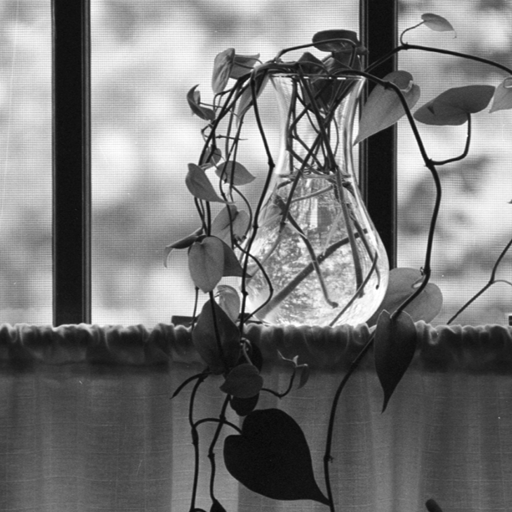
%> input picture CEG7580/Project5/F6_30(a)(Vase).tif, 512 x 512 px; the run also reads 1 picture not shown here
$ octave --eval "main;"   (GNU Octave 9; MATLAB toolbox functions it lacks are replaced by stand-ins)
%> lines starting %> are read from the running program, lines starting %| are printed output that depends on the picture
% Project 5
% CEG 7850 - Digital Image Processing
% Alex Reigle

function [] = main()
path = pwd;

% Problem 2: One-Dimensional Discrete Wavelet Transforms
% Using the function f(x) = {1, 4, -3, 0} from example 7.19 (pg. 512)
% Write a program to compute a j-scale DWT and IDWT using Haar wavelets

f = [1, 4, -3 0];

[j1_DWT_1D, j1_iDWT_1D] = haarWavelet1D(f,1);
[j2_DWT_1D, j2_iDWT_1D] = haarWavelet1D(f,2);
[j3_DWT_1D, j3_iDWT_1D] = haarWavelet1D(f,3);
[j4_DWT_1D, j4_iDWT_1D] = haarWavelet1D(f,4);

msgbox({'Scale:';['J=1','  DWT: ', num2str(j1_DWT_1D)]; ...
                 ['J=2','  DWT: ', num2str(j2_DWT_1D)]; ...
                 ['J=3','  DWT: ', num2str(j3_DWT_1D)]; ...
                 ['J=4','  DWT: ', num2str(j4_DWT_1D)]; '';...
        'All iDWT are equal.'; ['iDWT: ', num2str(j1_iDWT_1D)]}, 'Problem 1 Solution');

% Problem 3: Two-Dimensional Wavelet Transforms
% Preform a 2D j-scale (j = 1,2,3) DWT and iDWT on the image from Figure
% 7.30a  to recreate fig. 7.30(a-d) (pg. 523) from the text book.

im6_30aVase_path = [path, filesep, 'F6_30(a)(Vase).tif'];
im6_30aVase = imread(im6_30aVase_path);
%> im6_30aVase is the input picture: size 512x512 uint8; min 6, max 255, mean 118.2

im6_30aVase = cast(im6_30aVase, 'double');
%> im6_30aVase: size 512x512 double

[j1_DWT_2D, j1_vDWT, j1_hDWT, j1_dDWT, j1_iDWT_2D] = haarWavelet2D(im6_30aVase,1);
%> in haarWavelet2D, `[DWT, S] = wavedec2(image, J, 'haar');`: S = [256 256; 256 256; 512 512]
%> in haarWavelet2D, `imageRange = max(max(image))-min(min(image));`: imageRange = 249
%> in scalePixelValues, `imageProcRange = max(max(imageProccessed)) - min(min(imageProccessed));`: imageProcRange = 251
[j2_DWT_2D, j2_vDWT, j2_hDWT, j2_dDWT, j2_iDWT_2D] = haarWavelet2D(im6_30aVase,2);
%> call 2 of haarWavelet2D, with J = 2
%> in haarWavelet2D (call 2), `[DWT, S] = wavedec2(image, J, 'haar');`: S = [128 128; 128 128; 256 256; 512 512]
%> in haarWavelet2D (call 2), `apprDWT = appcoef2(DWT, S, 'haar', J);`:
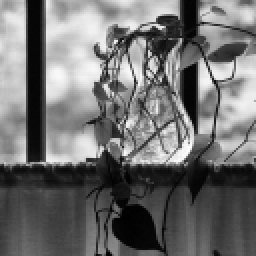
%> apprDWT: size 128x128 double (shown 2 times larger); min 48, max 1012.5, mean 472.8; drawn with min black and max white
[j3_DWT_2D, j3_vDWT, j3_hDWT, j3_dDWT, j3_iDWT_2D] = haarWavelet2D(im6_30aVase,3);
%> call 3 of haarWavelet2D, with J = 3
%> in haarWavelet2D (call 3), `[DWT, S] = wavedec2(image, J, 'haar');`: S = [64 64; 64 64; 128 128; 256 256; 512 512]
%> in haarWavelet2D (call 3), `[horzDWT, vertDWT, diagDWT] = detcoef2('all', DWT, S, J);`:
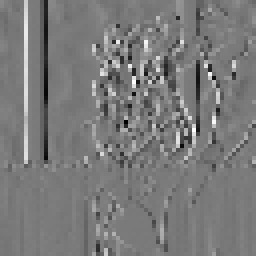
%> vertDWT: size 64x64 double (shown 4 times larger); min -592.5, max 640.9, mean -0.2; drawn with min black and max white
%> in haarWavelet2D (call 3), `apprDWT = appcoef2(DWT, S, 'haar', J);`:
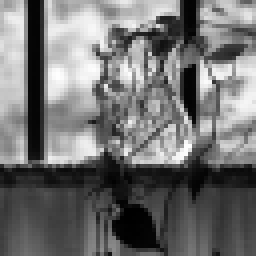
%> apprDWT: size 64x64 double (shown 4 times larger); min 109.3, max 1976.4, mean 945.5; drawn with min black and max white

% This figure will show the reconstructed 2D-DWT approximatation (i.e. only
% the parts of Fig. 7.30 that look like the real image)
figure(3);
subplot(2,2,1);     imshow(cast(im6_30aVase, 'uint8'));   title('Original Image');
subplot(2,2,2);     imshow(cast(j1_DWT_2D, 'uint8'));     title('One-Scale Haar 2D-DWT');
subplot(2,2,3);     imshow(cast(j2_DWT_2D, 'uint8'));     title('Two-Scale Haar 2D-DWT');
subplot(2,2,4);     imshow(cast(j3_DWT_2D, 'uint8'));     title('Three-Scale Haar 2D-DWT');

% This is a direct recreatation of Fig. 7.30 from the text.
im7_30a = im6_30aVase;

im7_30b = im7_30a;
im7_30b(257:end,1:256)   = j1_vDWT;
im7_30b(1:256,257:end)   = j1_hDWT;
im7_30b(257:end,257:end) = j1_dDWT;
im7_30b(1:256,1:256)     = j1_DWT_2D;
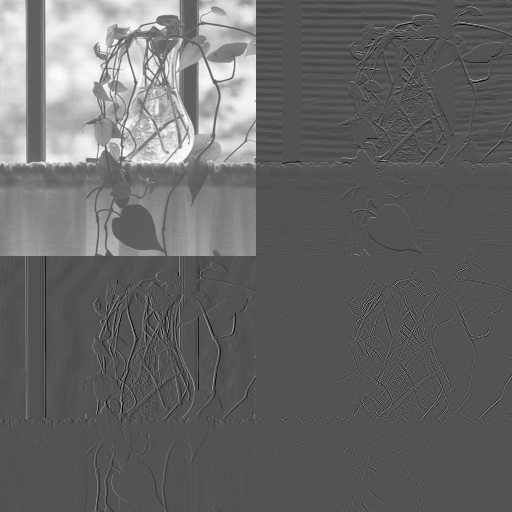
%> im7_30b: size 512x512 double; min -125.3, max 258.4, mean 30; drawn with min black and max white

im7_30c = im7_30b;
im7_30c(129:256,1:128)   = j2_vDWT;
im7_30c(1:128,129:256)   = j2_hDWT;
im7_30c(129:256,129:256) = j2_dDWT;
im7_30c(1:128,1:128)     = j2_DWT_2D;

im7_30d = im7_30c;
im7_30d(65:128,1:64)     = j3_vDWT;
im7_30d(1:64,65:128)     = j3_hDWT;
im7_30d(65:128,65:128)   = j3_dDWT;
im7_30d(1:64,1:64)       = j3_DWT_2D;
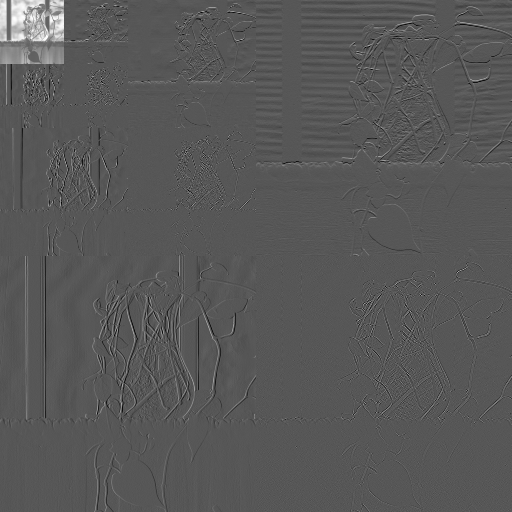
%> im7_30d: size 512x512 double; min -136.7, max 263.6, mean 2; drawn with min black and max white

im7_30b = quantize(im7_30b);
%> in quantize, `imageOut = 0.*image;`: imageOut: size 512x512 double; every value is 0
%> after the loop in quantize, `for i = 1:size(image,1)`:
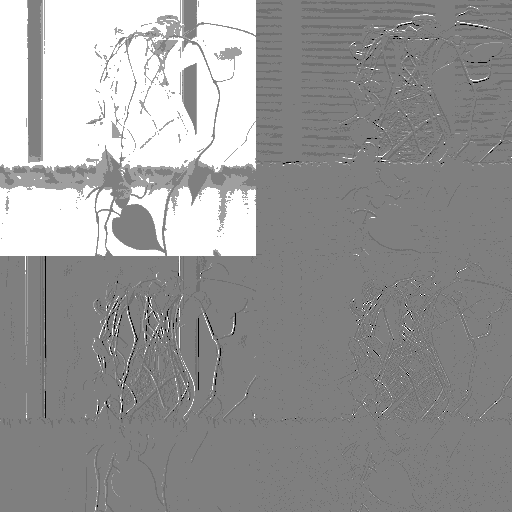
%> imageOut: size 512x512 double; min 0, max 256, mean 152.3; drawn with min black and max white
im7_30c = quantize(im7_30c);
%> in quantize (call 2), `imageOut = 0.*image;`: imageOut: size 512x512 double; every value is 0
%> after the loop in quantize (call 2), `for i = 1:size(image,1)`:
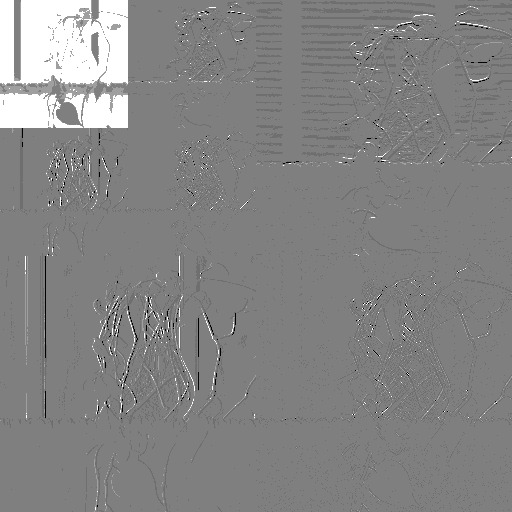
%> imageOut: size 512x512 double; min 0, max 256, mean 133.4; drawn with min black and max white
im7_30d = quantize(im7_30d);

im7_30b(1:256,1:256)     = j1_DWT_2D;
im7_30c(1:128,1:128)     = j2_DWT_2D;
im7_30d(1:64,1:64)       = j3_DWT_2D;

figure(31);
subplot(2,2,1);     imshow(cast(im7_30a, 'uint8'));   title('Original Image');
subplot(2,2,2);     imshow(cast(im7_30b, 'uint8'));   title('One-Scale Haar 2D-DWT');
subplot(2,2,3);     imshow(cast(im7_30c, 'uint8'));   title('Two-Scale Haar 2D-DWT');
subplot(2,2,4);     imshow(cast(im7_30d, 'uint8'));   title('Three-Scale Haar 2D-DWT');

% Problem 4: Wavelet Transform Modifications
% Reduce image 4.40a to 512x512 pixels.
im4_40a_path = [path, filesep, 'Fig0440(a)(testpattern) (1).tif'];
im4_40a = imread(im4_40a_path);

temp = zeros(512,512);
for i = 1:size(temp,1)
    for ii = 1:size(temp,2)
        temp(i,ii) = im4_40a(2*i, 2*ii);
    end
end
im4_40a = temp;

% (a) Zero the approximation coefficients generated by 2D Harr DWT and
%     reconstruct the image to note the differences
[p4a_j1_apprDWT, p4a_j1_vertDWT, p4a_j1_horzDWT, p4a_j1_diagDWT, p4a_j1_iDWT] = haarWavelet2D(im4_40a, 1);
    p4a_j1_zReconst = idwt2(0.*p4a_j1_apprDWT, p4a_j1_vertDWT, p4a_j1_horzDWT, p4a_j1_diagDWT, 'haar');

[p4a_j2_apprDWT, p4a_j2_vertDWT, p4a_j2_horzDWT, p4a_j2_diagDWT, p4a_j2_iDWT] = haarWavelet2D(im4_40a, 2);
    p4a_j2_zReconst = idwt2(0.*p4a_j2_apprDWT, p4a_j2_vertDWT, p4a_j2_horzDWT, p4a_j2_diagDWT, 'haar');

[p4a_j3_apprDWT, p4a_j3_vertDWT, p4a_j3_horzDWT, p4a_j3_diagDWT, p4a_j3_iDWT] = haarWavelet2D(im4_40a, 3);
    p4a_j3_zReconst = idwt2(0.*p4a_j3_apprDWT, p4a_j3_vertDWT, p4a_j3_horzDWT, p4a_j3_diagDWT, 'haar');

[p4a_j4_apprDWT, p4a_j4_vertDWT, p4a_j4_horzDWT, p4a_j4_diagDWT, p4a_j4_iDWT] = haarWavelet2D(im4_40a, 4);
    p4a_j4_zReconst = idwt2(0.*p4a_j4_apprDWT, p4a_j4_vertDWT, p4a_j4_horzDWT, p4a_j4_diagDWT, 'haar');

[p4a_j5_apprDWT, p4a_j5_vertDWT, p4a_j5_horzDWT, p4a_j5_diagDWT, p4a_j5_iDWT] = haarWavelet2D(im4_40a, 5);
    p4a_j5_zReconst = idwt2(0.*p4a_j5_apprDWT, p4a_j5_vertDWT, p4a_j5_horzDWT, p4a_j5_diagDWT, 'haar');

[p4a_j6_apprDWT, p4a_j6_vertDWT, p4a_j6_horzDWT, p4a_j6_diagDWT, p4a_j6_iDWT] = haarWavelet2D(im4_40a, 6);
%> p4a_j6_apprDWT = [684.3 679.9 633.5 669.9 549.3 661.2 554.1 498.9; 699.4 711.9 671.2 540.1 582.5 704.3 630.8 577.6; 686.7 631 644.4 516.3 551.3 750.5 753.9 730; 608.7 553.2 562.3 545.4 615.7 742.2 742.6 724.1; 630.8 590.5 599.8 586.9 636.8 704.8 719.2 706.2; 672.1 589 574.6 595.5 675 678.1 681.2 690.3; 657.2 590 603.7 579.4 632.2 625.4 649.2 613; 681.3 661.3 626.8 634.4 611.8 565.4 616.1 618.1]; p4a_j6_vertDWT = [4.99 -17.33 -59.5 -26.24 -64.68 5.63 117.2 -137.8; -0.0135 0.0872 -16.67 13.54 -67.71 1.05 80.44 -83.88; 11.29 28.84 26.84 -9.11 -136.1 1.47 -1.95 23.39; 69.63 -15.34 -73.16 -32.08 -76.59 1.18 -1.27 17.96; 45.99 -10.07 -16.56 9.76 -54.09 1.25 1.95 6.03; 18.3 5.21 -6.19 -8.22 -19.11 -3.32 3.7 -7.79; 30.96 0.621 -1.88 -13.76 -58.89 25.34 39.59 -77.82; 6.79 -24.77 -27.16 -41.73 -62.44 -0.586 74.18 -67.72]; p4a_j6_horzDWT = [12.45 16 54.22 24.25 123.5 31.39 93.6 127.3; -0.005 -21.74 -15.05 105.9 -41.1 -46.18 -108.1 -127.7; 4.15 -1.66 41.12 -6.23 3.58 15.94 15.07 10.23; -44.04 -79.76 -83.71 -83.4 -42.74 10.59 8.87 8.12; 25.59 46.05 39.05 52.28 29.03 -0.9 -0.901 -1.38; -22.46 19.07 44.73 14.6 -18.95 1.15 1.1 0.612; -11.94 -23.86 -1.03 -18.41 14.79 55.41 17.85 56.12; -8.67 -22.46 -46.89 -43.86 -62.06 -102.2 -57.91 -61.27]; p4a_j6_diagDWT = [-6.02 20.77 71.24 31.43 77.52 -6.75 -106.7 127.4; -0.00162 -15.21 -30.5 -48.77 -5 -0.321 98.45 -127.6; -5.37 12.24 -32.84 48.61 3.14 -1.45 -2.27 11.93; 53.59 -1.45 -81.64 -51.75 -56.16 0.615 -0.636 7.8; -24.96 -1.6 10.91 -4.22 34.35 -0.581 -1.29 -0.9; 21.96 -15.37 -8.54 15.95 -24.38 4.89 -2.33 1.36; 23.3 -13.87 -1.6 19.75 19.19 -31.51 -29.25 71.58; 4.8 -18.78 -20.47 -37.52 -67.22 4.5 75.05 -76.45]
    p4a_j6_zReconst = idwt2(0.*p4a_j6_apprDWT, p4a_j6_vertDWT, p4a_j6_horzDWT, p4a_j6_diagDWT, 'haar');

[p4a_j7_apprDWT, p4a_j7_vertDWT, p4a_j7_horzDWT, p4a_j7_diagDWT, p4a_j7_iDWT] = haarWavelet2D(im4_40a, 7);
%> p4a_j7_apprDWT = [1026.9 930.4 924 836.8; 917.5 839.3 984.1 1091.8; 918.5 872.1 997 1034.9; 958.3 904.4 900.9 923.7]; p4a_j7_vertDWT = [-4.38 51.3 -126.5 58.71; 60.21 78.58 -176.4 22.97; 66.82 -4.34 -38.55 2.05; 47.24 9.02 28.85 18.47]; p4a_j7_horzDWT = [-38.58 75.42 -62.49 -127.4; 127.6 43.44 -45.95 14.03; -32.56 13.66 -9.42 44.17; -78.16 -64.03 65.78 22.95]; p4a_j7_diagDWT = [15.49 -153.3 8.95 1.77; 0.122 101.7 -66.52 4.99; -39.11 30.97 -59.4 20.18; 43.27 29.11 -36.22 34.99]
    p4a_j7_zReconst = idwt2(0.*p4a_j7_apprDWT, p4a_j7_vertDWT, p4a_j7_horzDWT, p4a_j7_diagDWT, 'haar');
%> p4a_j7_zReconst = [-13.74 9.36 -13.29 64.59 -90.04 -36.5 -33.44 92.15; -24.84 29.23 88.71 -140 27.55 98.99 -93.92 35.21; 93.99 -33.78 111.9 -33.28 -144.4 -31.98 20.99 1.97; 33.65 -93.86 -68.42 -10.15 98.5 77.93 -6.97 -16; -2.43 69.24 20.14 -24.48 -53.69 15.14 33.2 -31.15; -30.13 -36.69 -6.48 10.82 44.27 -5.72 10.97 -13.02; 6.18 41.07 -12.95 21.97 29.2 -0.355 38.21 -19.74; -84.34 37.09 -51.08 42.06 36.58 -65.42 -15.26 -3.22]

[p4a_j8_apprDWT, p4a_j8_vertDWT, p4a_j8_horzDWT, p4a_j8_diagDWT, p4a_j8_iDWT] = haarWavelet2D(im4_40a, 8);
%> p4a_j8_apprDWT = [4660.9 4814.6; 4584.5 4839.5]; p4a_j8_vertDWT = [189.3 -22.05; 108.7 -65.72]; p4a_j8_horzDWT = [97.88 -153.8; -35.2 101.2]; p4a_j8_diagDWT = [22.3 236.7; -8.99 -18.29]
    p4a_j8_zReconst = idwt2(0.*p4a_j8_apprDWT, p4a_j8_vertDWT, p4a_j8_horzDWT, p4a_j8_diagDWT, 'haar');
%> p4a_j8_zReconst = [154.7 34.55 30.43 -52.48; -56.85 -132.4 -184.2 206.3; 32.26 76.45 8.6 -74.31; -67.47 -41.25 92.6 -26.88]

[p4a_j9_apprDWT, p4a_j9_vertDWT, p4a_j9_horzDWT, p4a_j9_diagDWT, p4a_j9_iDWT] = haarWavelet2D(im4_40a, 9);
%> p4a_j9_apprDWT = Inf; p4a_j9_vertDWT = -Inf; p4a_j9_horzDWT = Inf; p4a_j9_diagDWT = Inf
    p4a_j9_zReconst = idwt2(0.*p4a_j9_apprDWT, p4a_j9_vertDWT, p4a_j9_horzDWT, p4a_j9_diagDWT, 'haar');
%> p4a_j9_zReconst = [NaN NaN; NaN NaN]

figure(41);
subplot(3,3,1); imshow(cast(p4a_j1_zReconst, 'uint8')); title('P4(a): J=1');
subplot(3,3,2); imshow(cast(p4a_j2_zReconst, 'uint8')); title('P4(a): J=2');
subplot(3,3,3); imshow(cast(p4a_j3_zReconst, 'uint8')); title('P4(a): J=3');
subplot(3,3,4); imshow(cast(p4a_j4_zReconst, 'uint8')); title('P4(a): J=4');
subplot(3,3,5); imshow(cast(p4a_j5_zReconst, 'uint8')); title('P4(a): J=5');
subplot(3,3,6); imshow(cast(p4a_j6_zReconst, 'uint8')); title('P4(a): J=6');
subplot(3,3,7); imshow(cast(p4a_j7_zReconst, 'uint8')); title('P4(a): J=7');
subplot(3,3,8); imshow(cast(p4a_j8_zReconst, 'uint8')); title('P4(a): J=8');
subplot(3,3,9); imshow(cast(p4a_j9_zReconst, 'uint8')); title('P4(a): J=9');

% (b) Zero the horizontal coefficients generated by 2D Harr DWT and
%     reconstruct the image to note the differences
[p4b_j1_apprDWT, p4b_j1_vertDWT, p4b_j1_horzDWT, p4b_j1_diagDWT, p4b_j1_iDWT] = haarWavelet2D(im4_40a, 1);
    p4b_j1_zReconst = idwt2(p4b_j1_apprDWT, 0.*p4b_j1_vertDWT, p4b_j1_horzDWT, p4b_j1_diagDWT, 'haar');

[p4b_j2_apprDWT, p4b_j2_vertDWT, p4b_j2_horzDWT, p4b_j2_diagDWT, p4b_j2_iDWT] = haarWavelet2D(im4_40a, 2);
    p4b_j2_zReconst = idwt2(p4b_j2_apprDWT, 0.*p4b_j2_vertDWT, p4b_j2_horzDWT, p4b_j2_diagDWT, 'haar');

[p4b_j3_apprDWT, p4b_j3_vertDWT, p4b_j3_horzDWT, p4b_j3_diagDWT, p4b_j3_iDWT] = haarWavelet2D(im4_40a, 3);
    p4b_j3_zReconst = idwt2(p4b_j3_apprDWT, 0.*p4b_j3_vertDWT, p4b_j3_horzDWT, p4b_j3_diagDWT, 'haar');

[p4b_j4_apprDWT, p4b_j4_vertDWT, p4b_j4_horzDWT, p4b_j4_diagDWT, p4b_j4_iDWT] = haarWavelet2D(im4_40a, 4);
    p4b_j4_zReconst = idwt2(p4b_j4_apprDWT, 0.*p4b_j4_vertDWT, p4b_j4_horzDWT, p4b_j4_diagDWT, 'haar');

[p4b_j5_apprDWT, p4b_j5_vertDWT, p4b_j5_horzDWT, p4b_j5_diagDWT, p4b_j5_iDWT] = haarWavelet2D(im4_40a, 5);
    p4b_j5_zReconst = idwt2(p4b_j5_apprDWT, 0.*p4b_j5_vertDWT, p4b_j5_horzDWT, p4b_j5_diagDWT, 'haar');

[p4b_j6_apprDWT, p4b_j6_vertDWT, p4b_j6_horzDWT, p4b_j6_diagDWT, p4b_j6_iDWT] = haarWavelet2D(im4_40a, 6);
%> p4b_j6_apprDWT has the same summary as p4a_j6_apprDWT; p4b_j6_vertDWT has the same summary as p4a_j6_vertDWT; p4b_j6_horzDWT has the same summary as p4a_j6_horzDWT; p4b_j6_diagDWT has the same summary as p4a_j6_diagDWT
    p4b_j6_zReconst = idwt2(p4b_j6_apprDWT, 0.*p4b_j6_vertDWT, p4b_j6_horzDWT, p4b_j6_diagDWT, 'haar');

[p4b_j7_apprDWT, p4b_j7_vertDWT, p4b_j7_horzDWT, p4b_j7_diagDWT, p4b_j7_iDWT] = haarWavelet2D(im4_40a, 7);
%> p4b_j7_apprDWT has the same summary as p4a_j7_apprDWT; p4b_j7_vertDWT has the same summary as p4a_j7_vertDWT; p4b_j7_horzDWT has the same summary as p4a_j7_horzDWT; p4b_j7_diagDWT has the same summary as p4a_j7_diagDWT
    p4b_j7_zReconst = idwt2(p4b_j7_apprDWT, 0.*p4b_j7_vertDWT, p4b_j7_horzDWT, p4b_j7_diagDWT, 'haar');
%> p4b_j7_zReconst = [501.9 525 426.3 504.2 435.2 488.8 355.6 481.2; 486.4 540.5 579.6 350.9 426.3 497.7 353.8 482.9; 522.6 394.9 492.2 347.1 435.8 548.3 555.4 536.4; 522.5 395 390.5 448.8 502.4 481.8 550.4 541.4; 423.4 495.1 458.3 413.7 464.1 532.9 549.6 485.3; 462.5 456 427.4 444.7 523.5 473.5 529.4 505.4; 461.7 496.6 434.8 469.7 465.2 435.7 490.8 432.9; 418.4 539.9 405.6 498.8 501.5 399.5 455.8 467.9]

[p4b_j8_apprDWT, p4b_j8_vertDWT, p4b_j8_horzDWT, p4b_j8_diagDWT, p4b_j8_iDWT] = haarWavelet2D(im4_40a, 8);
%> p4b_j8_apprDWT = [4660.9 4814.6; 4584.5 4839.5]; p4b_j8_vertDWT = [189.3 -22.05; 108.7 -65.72]; p4b_j8_horzDWT = [97.88 -153.8; -35.2 101.2]; p4b_j8_diagDWT = [22.3 236.7; -8.99 -18.29]
    p4b_j8_zReconst = idwt2(p4b_j8_apprDWT, 0.*p4b_j8_vertDWT, p4b_j8_horzDWT, p4b_j8_diagDWT, 'haar');
%> p4b_j8_zReconst = [2390.5 2270.4 2448.8 2365.9; 2368.2 2292.7 2212.1 2602.6; 2270.2 2314.4 2461.2 2378.3; 2279.2 2305.4 2479.5 2360]

[p4b_j9_apprDWT, p4b_j9_vertDWT, p4b_j9_horzDWT, p4b_j9_diagDWT, p4b_j9_iDWT] = haarWavelet2D(im4_40a, 9);
%> p4b_j9_apprDWT = Inf; p4b_j9_vertDWT = -Inf; p4b_j9_horzDWT = Inf; p4b_j9_diagDWT = Inf
    p4b_j9_zReconst = idwt2(p4b_j9_apprDWT, 0.*p4b_j9_vertDWT, p4b_j9_horzDWT, p4b_j9_diagDWT, 'haar');
%> p4b_j9_zReconst = [NaN NaN; NaN NaN]

figure(42);
subplot(3,3,1); imshow(cast(p4b_j1_zReconst, 'uint8')); title('P4(b): J=1');
subplot(3,3,2); imshow(cast(p4b_j2_zReconst, 'uint8')); title('P4(b): J=2');
subplot(3,3,3); imshow(cast(p4b_j3_zReconst, 'uint8')); title('P4(b): J=3');
subplot(3,3,4); imshow(cast(p4b_j4_zReconst, 'uint8')); title('P4(b): J=4');
subplot(3,3,5); imshow(cast(p4b_j5_zReconst, 'uint8')); title('P4(b): J=5');
subplot(3,3,6); imshow(cast(p4b_j6_zReconst, 'uint8')); title('P4(b): J=6');
subplot(3,3,7); imshow(cast(p4b_j7_zReconst, 'uint8')); title('P4(b): J=7');
subplot(3,3,8); imshow(cast(p4b_j8_zReconst, 'uint8')); title('P4(b): J=8');
subplot(3,3,9); imshow(cast(p4b_j9_zReconst, 'uint8')); title('P4(b): J=9');

% (c) Zero the vertical coefficients generated by 2D Harr DWT and
%     reconstruct the image to note the differences
[p4c_j1_apprDWT, p4c_j1_vertDWT, p4c_j1_horzDWT, p4c_j1_diagDWT, p4c_j1_iDWT] = haarWavelet2D(im4_40a, 1);
    p4c_j1_zReconst = idwt2(p4c_j1_apprDWT, 0.*p4c_j1_vertDWT, p4c_j1_horzDWT, p4c_j1_diagDWT, 'haar');

[p4c_j2_apprDWT, p4c_j2_vertDWT, p4c_j2_horzDWT, p4c_j2_diagDWT, p4c_j2_iDWT] = haarWavelet2D(im4_40a, 2);
    p4c_j2_zReconst = idwt2(p4c_j2_apprDWT, 0.*p4c_j2_vertDWT, p4c_j2_horzDWT, p4c_j2_diagDWT, 'haar');

[p4c_j3_apprDWT, p4c_j3_vertDWT, p4c_j3_horzDWT, p4c_j3_diagDWT, p4c_j3_iDWT] = haarWavelet2D(im4_40a, 3);
    p4c_j3_zReconst = idwt2(p4c_j3_apprDWT, 0.*p4c_j3_vertDWT, p4c_j3_horzDWT, p4c_j3_diagDWT, 'haar');

[p4c_j4_apprDWT, p4c_j4_vertDWT, p4c_j4_horzDWT, p4c_j4_diagDWT, p4c_j4_iDWT] = haarWavelet2D(im4_40a, 4);
    p4c_j4_zReconst = idwt2(p4c_j4_apprDWT, 0.*p4c_j4_vertDWT, p4c_j4_horzDWT, p4c_j4_diagDWT, 'haar');

[p4c_j5_apprDWT, p4c_j5_vertDWT, p4c_j5_horzDWT, p4c_j5_diagDWT, p4c_j5_iDWT] = haarWavelet2D(im4_40a, 5);
    p4c_j5_zReconst = idwt2(p4c_j5_apprDWT, 0.*p4c_j5_vertDWT, p4c_j5_horzDWT, p4c_j5_diagDWT, 'haar');

[p4c_j6_apprDWT, p4c_j6_vertDWT, p4c_j6_horzDWT, p4c_j6_diagDWT, p4c_j6_iDWT] = haarWavelet2D(im4_40a, 6);
    p4c_j6_zReconst = idwt2(p4c_j6_apprDWT, 0.*p4c_j6_vertDWT, p4c_j6_horzDWT, p4c_j6_diagDWT, 'haar');

[p4c_j7_apprDWT, p4c_j7_vertDWT, p4c_j7_horzDWT, p4c_j7_diagDWT, p4c_j7_iDWT] = haarWavelet2D(im4_40a, 7);
    p4c_j7_zReconst = idwt2(p4c_j7_apprDWT, 0.*p4c_j7_vertDWT, p4c_j7_horzDWT, p4c_j7_diagDWT, 'haar');

[p4c_j8_apprDWT, p4c_j8_vertDWT, p4c_j8_horzDWT, p4c_j8_diagDWT, p4c_j8_iDWT] = haarWavelet2D(im4_40a, 8);
    p4c_j8_zReconst = idwt2(p4c_j8_apprDWT, 0.*p4c_j8_vertDWT, p4c_j8_horzDWT, p4c_j8_diagDWT, 'haar');

[p4c_j9_apprDWT, p4c_j9_vertDWT, p4c_j9_horzDWT, p4c_j9_diagDWT, p4c_j9_iDWT] = haarWavelet2D(im4_40a, 9);
    p4c_j9_zReconst = idwt2(p4c_j9_apprDWT, 0.*p4c_j9_vertDWT, p4c_j9_horzDWT, p4c_j9_diagDWT, 'haar');

figure(43);
subplot(3,3,1); imshow(cast(p4c_j1_zReconst, 'uint8')); title('P4(c): J=1');
subplot(3,3,2); imshow(cast(p4c_j2_zReconst, 'uint8')); title('P4(c): J=2');
subplot(3,3,3); imshow(cast(p4c_j3_zReconst, 'uint8')); title('P4(c): J=3');
subplot(3,3,4); imshow(cast(p4c_j4_zReconst, 'uint8')); title('P4(c): J=4');
subplot(3,3,5); imshow(cast(p4c_j5_zReconst, 'uint8')); title('P4(c): J=5');
subplot(3,3,6); imshow(cast(p4c_j6_zReconst, 'uint8')); title('P4(c): J=6');
subplot(3,3,7); imshow(cast(p4c_j7_zReconst, 'uint8')); title('P4(c): J=7');
subplot(3,3,8); imshow(cast(p4c_j8_zReconst, 'uint8')); title('P4(c): J=8');
subplot(3,3,9); imshow(cast(p4c_j9_zReconst, 'uint8')); title('P4(c): J=9');

% (d) Zero both the horizontal and vertical coefficients generated by 2D
%     Harr DWT and reconstruct the image to note the differences
[p4d_j1_apprDWT, p4d_j1_vertDWT, p4d_j1_horzDWT, p4d_j1_diagDWT, p4d_j1_iDWT] = haarWavelet2D(im4_40a, 1);
    p4d_j1_zReconst = idwt2(p4d_j1_apprDWT, 0.*p4d_j1_vertDWT, p4d_j1_horzDWT, p4d_j1_diagDWT, 'haar');

[p4d_j2_apprDWT, p4d_j2_vertDWT, p4d_j2_horzDWT, p4d_j2_diagDWT, p4d_j2_iDWT] = haarWavelet2D(im4_40a, 2);
    p4d_j2_zReconst = idwt2(p4d_j2_apprDWT, 0.*p4d_j2_vertDWT, p4d_j2_horzDWT, p4d_j2_diagDWT, 'haar');

[p4d_j3_apprDWT, p4d_j3_vertDWT, p4d_j3_horzDWT, p4d_j3_diagDWT, p4d_j3_iDWT] = haarWavelet2D(im4_40a, 3);
    p4d_j3_zReconst = idwt2(p4d_j3_apprDWT, 0.*p4d_j3_vertDWT, p4d_j3_horzDWT, p4d_j3_diagDWT, 'haar');

[p4d_j4_apprDWT, p4d_j4_vertDWT, p4d_j4_horzDWT, p4d_j4_diagDWT, p4d_j4_iDWT] = haarWavelet2D(im4_40a, 4);
    p4d_j4_zReconst = idwt2(p4d_j4_apprDWT, 0.*p4d_j4_vertDWT, p4d_j4_horzDWT, p4d_j4_diagDWT, 'haar');

[p4d_j5_apprDWT, p4d_j5_vertDWT, p4d_j5_horzDWT, p4d_j5_diagDWT, p4d_j5_iDWT] = haarWavelet2D(im4_40a, 5);
    p4d_j5_zReconst = idwt2(p4d_j5_apprDWT, 0.*p4d_j5_vertDWT, p4d_j5_horzDWT, p4d_j5_diagDWT, 'haar');

[p4d_j6_apprDWT, p4d_j6_vertDWT, p4d_j6_horzDWT, p4d_j6_diagDWT, p4d_j6_iDWT] = haarWavelet2D(im4_40a, 6);
    p4d_j6_zReconst = idwt2(p4d_j6_apprDWT, 0.*p4d_j6_vertDWT, p4d_j6_horzDWT, p4d_j6_diagDWT, 'haar');

[p4d_j7_apprDWT, p4d_j7_vertDWT, p4d_j7_horzDWT, p4d_j7_diagDWT, p4d_j7_iDWT] = haarWavelet2D(im4_40a, 7);
    p4d_j7_zReconst = idwt2(p4d_j7_apprDWT, 0.*p4d_j7_vertDWT, p4d_j7_horzDWT, p4d_j7_diagDWT, 'haar');

[p4d_j8_apprDWT, p4d_j8_vertDWT, p4d_j8_horzDWT, p4d_j8_diagDWT, p4d_j8_iDWT] = haarWavelet2D(im4_40a, 8);
    p4d_j8_zReconst = idwt2(p4d_j8_apprDWT, 0.*p4d_j8_vertDWT, p4d_j8_horzDWT, p4d_j8_diagDWT, 'haar');

[p4d_j9_apprDWT, p4d_j9_vertDWT, p4d_j9_horzDWT, p4d_j9_diagDWT, p4d_j9_iDWT] = haarWavelet2D(im4_40a, 9);
    p4d_j9_zReconst = idwt2(p4d_j9_apprDWT, 0.*p4d_j9_vertDWT, p4d_j9_horzDWT, p4d_j9_diagDWT, 'haar');

figure(44);
subplot(3,3,1); imshow(cast(p4d_j1_zReconst, 'uint8')); title('P4(d): J=1');
subplot(3,3,2); imshow(cast(p4d_j2_zReconst, 'uint8')); title('P4(d): J=2');
subplot(3,3,3); imshow(cast(p4d_j3_zReconst, 'uint8')); title('P4(d): J=3');
subplot(3,3,4); imshow(cast(p4d_j4_zReconst, 'uint8')); title('P4(d): J=4');
subplot(3,3,5); imshow(cast(p4d_j5_zReconst, 'uint8')); title('P4(d): J=5');
subplot(3,3,6); imshow(cast(p4d_j6_zReconst, 'uint8')); title('P4(d): J=6');
subplot(3,3,7); imshow(cast(p4d_j7_zReconst, 'uint8')); title('P4(d): J=7');
subplot(3,3,8); imshow(cast(p4d_j8_zReconst, 'uint8')); title('P4(d): J=8');
subplot(3,3,9); imshow(cast(p4d_j9_zReconst, 'uint8')); title('P4(d): J=9');


end


function [DWT, iDWT] = haarWavelet1D(f,J)
    [DWT,l] = wavedec(f, J, 'haar');
    [iDWT]  = waverec(DWT, l, 'haar');
end

function [sApprDWT, sVertDWT, sHorzDWT, sDiagDWT, iDWT] = haarWavelet2D(image, J)
[DWT, S] = wavedec2(image, J, 'haar');
[iDWT]   = waverec2(DWT, S, 'haar');

[horzDWT, vertDWT, diagDWT] = detcoef2('all', DWT, S, J);
apprDWT = appcoef2(DWT, S, 'haar', J);
% DWT = reshape(DWT, size(image,1), size(image,2));

imageRange = max(max(image))-min(min(image));
% scaledDWT = scalePixelValues(DWT, imageRange);
sVertDWT = scalePixelValues(vertDWT, imageRange);
sHorzDWT = scalePixelValues(horzDWT, imageRange);
sDiagDWT = scalePixelValues(diagDWT, imageRange);
sApprDWT = scalePixelValues(apprDWT, imageRange);

end

function [scaledImage] = scalePixelValues(imageProccessed, imageOrigRange)
scaledImage = zeros(size(imageProccessed,1), size(imageProccessed,2));
imageProcRange = max(max(imageProccessed)) - min(min(imageProccessed));

    for i = 1:size(imageProccessed,1)
        for j = 1:size(imageProccessed,2)
            scaledImage(i,j) = imageOrigRange*imageProccessed(i,j)/imageProcRange;
        end
    end
end

function [imageOut] = quantize(image)
    imageOut = 0.*image;
    for i = 1:size(image,1)
        for ii = 1:size(image,2)
            if (image(i,ii) <= -68)
                imageOut(i,ii) = 0;
            elseif(image(i,ii) <= -8)
                imageOut(i,ii) = 112;
            elseif (image(i,ii) <= 32)
                imageOut(i,ii) = 128;
            elseif (image(i,ii) <= 64)
                imageOut(i,ii) = 160;
            else
                imageOut(i,ii) = 256;
            end
        end
    end
end
%> (the run ends here)
